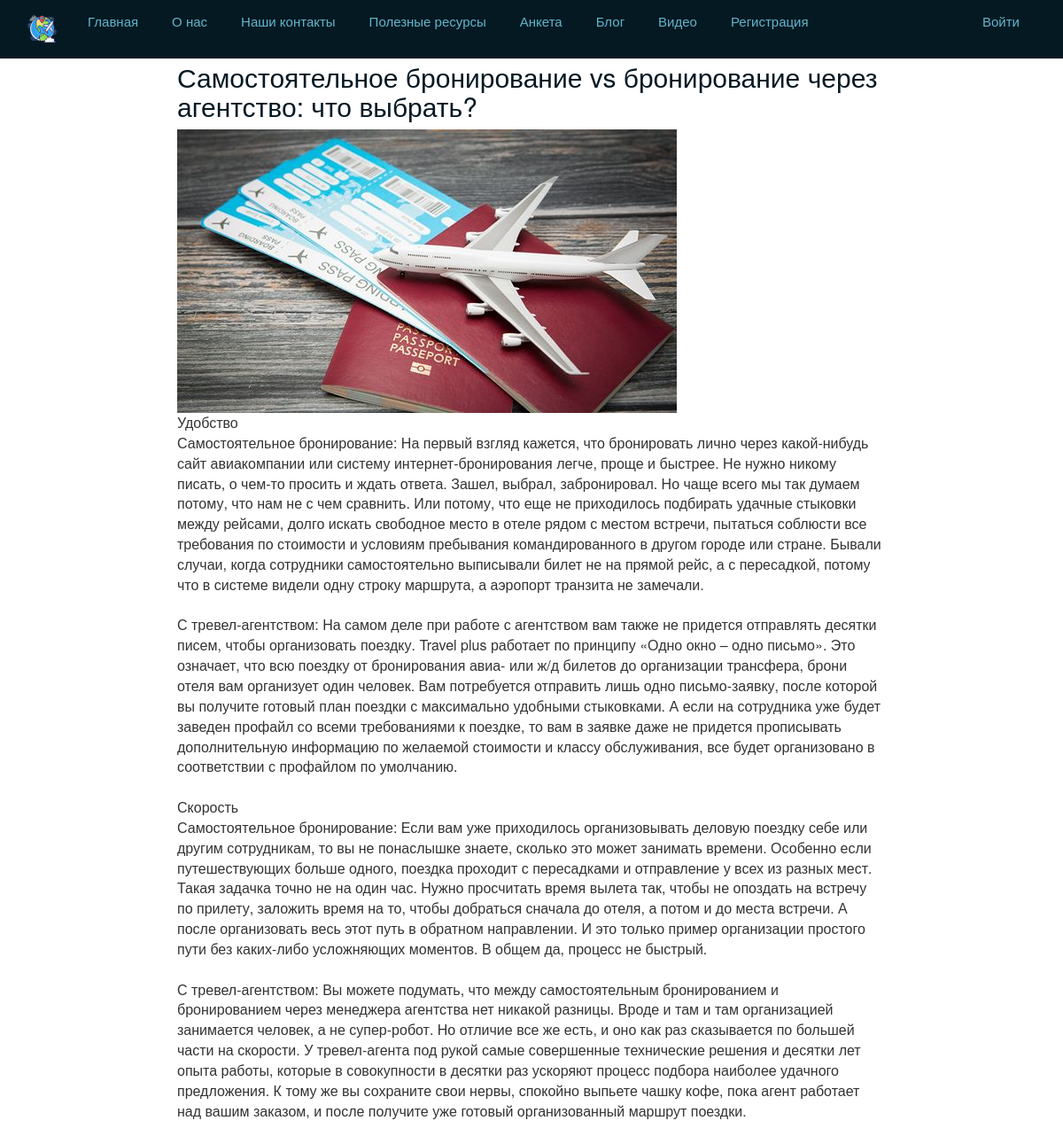
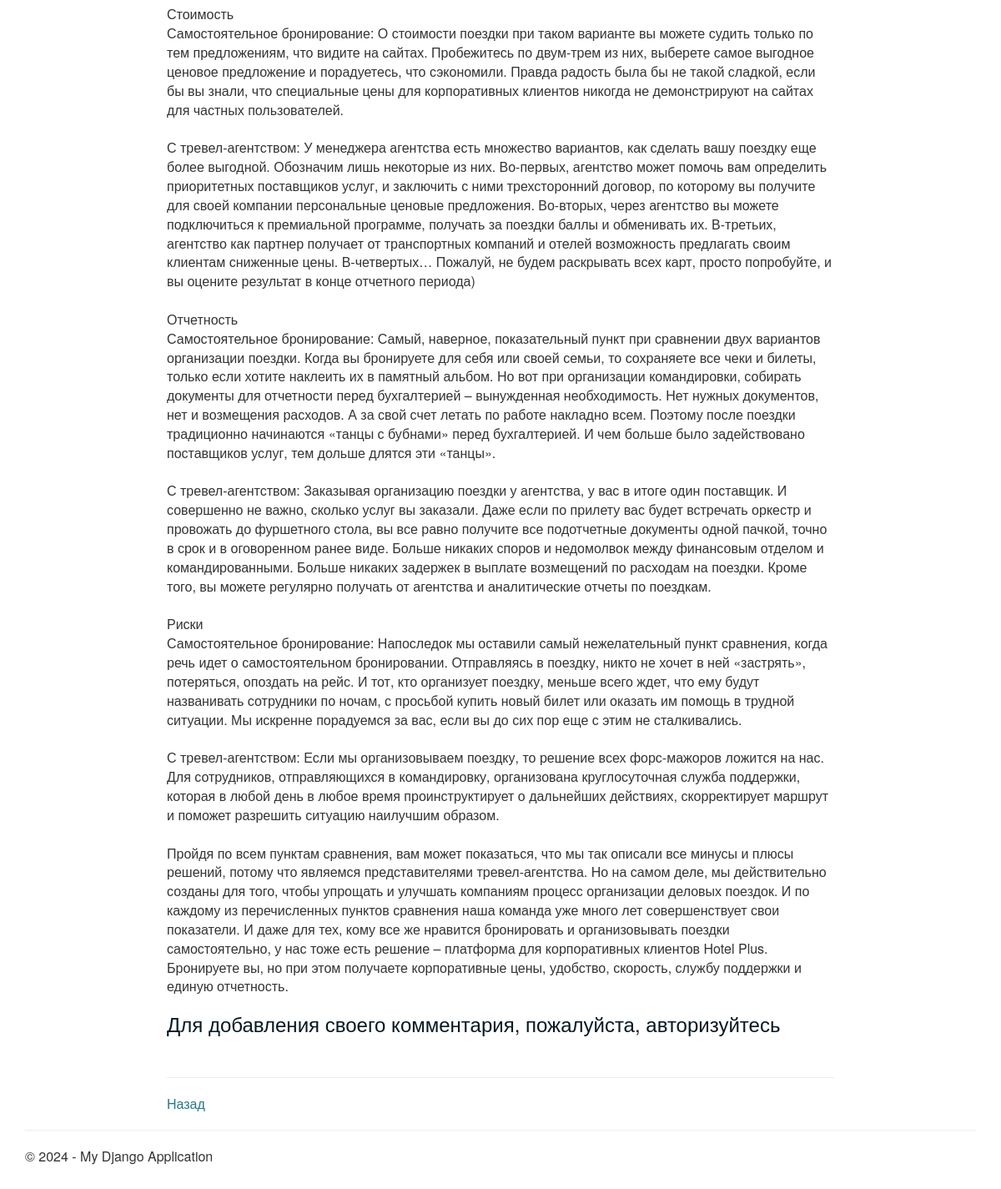
The app's page /blogpost/4/ with its own data (2 pictures, top to bottom).
### app/models.py (models this page shows, shortened)
class Blog(models.Model):
    title = models.CharField(max_length=100, unique=True, verbose_name="Заголовок")
    description = models.TextField(verbose_name="Краткое содержание")
    content = models.TextField(verbose_name="Полное содержание")
    posted = models.DateTimeField(default=datetime.now, db_index=True, verbose_name="Опубликована")
    author = models.ForeignKey(User, null=True, blank=True, on_delete=models.SET_NULL, verbose_name="Автор")
    image = models.FileField(default='temp.jpg', verbose_name="Путь к картинке")
    class Meta:
        ordering = ["-posted"]
        verbose_name = "статья блога"
        verbose_name_plural = "статьи блога"

### app/views.py (the view)
# urls.py: path('blogpost/<int:parametr>/', views.blogpost, name='blogpost'),
def blogpost(request, parametr):
    assert isinstance(request, HttpRequest)
    post_1 = Blog.objects.get(id=parametr)  # запрос на выбор конкретной статьи по параметру
    comments = Comment.objects.filter(post=parametr)
    if request.method == "POST":  # после отправки данных формы на сервер методом POST
        form = CommentForm(request.POST)
        if form.is_valid():
            comment_f = form.save(commit=False)
            comment_f.author = request.user  # добавляем автора комментария
            comment_f.date = datetime.now()  # добавляем текущую дату
            comment_f.post = Blog.objects.get(id=parametr)  # добавляем статью, для которой данный комментарий
            comment_f.save()  # сохраняем комментарий
            return redirect('blogpost', parametr=post_1.id) # переадресация на ту же страницу статьи после отправки комментария
    else:
        form = CommentForm()  # создание формы для ввода комментария
    return render(request, 'app/blogpost.html', {
        'post_1': post_1,  # передача конкретной статьи в шаблон веб-страницы
        'comments': comments,  # передача комментариев в шаблон веб-страницы
        'form': form,  # передача формы в шаблон веб-страницы
        'year': datetime.now().year,
    }
    )

### app/templates/app/blogpost.html (shortened to what this page needs)
{% extends "app/layout.html" %}
{% block content %}
<div class="content">
    <h2>{{ post_1.title }}</h2>
    {% if post_1.image and post_1.image.url != '/media/temp.jpg' %}
    <img src="{{ post_1.image.url }}" alt="Картинка статьи блога" />
    {% endif %}
    <p>{{ post_1.content|linebreaksbr }}</p>
    {% if user.is_authenticated %}
    <h3>Добавить комментарий</h3>
    <form method="POST">
        {% csrf_token %}
        <div>
            {{ form.as_p }}
            <button type="submit" class="save btn btn-default">Отправить комментарий</button>
        </div>
    </form>
    {% else %}
    <h3>Для добавления своего комментария, пожалуйста, авторизуйтесь</h3>
    {% endif %}
    <br />
    <hr />
    <p><a href="{% url 'blog' %}">Назад</a></p>
</div>
{% endblock %}

### app/static/app/content/site.css (style rules this page uses)
body { padding-top: 50px; padding-bottom: 20px; }

### app/templates/app/layout.html (style rules this page uses)
h1, h2, h3 { color: #051923; }
p { font-size: 16px; }
a { text-decoration: none; color: #1f7a8c; }

### app/templates/app/blogpost.html (style rules this page uses)
.content { max-width: 800px; margin: 20px auto; }

### records on screen
Blog: title "Самостоятельное бронирование vs бронирование через агентство: что выбрать?", image (picture), content "Удобство Самостоятельное бронирование: На первый взгляд кажется, что бронировать лично через какой-нибудь сайт авиакомпании или систему интернет-бронирования легче, проще и быстрее. Не нужно никому писать, о чем-то просить и ждать ответа. Зашел, выбрал, забронировал. Но чаще всего мы так думаем потому, что нам не с чем сравнить. Или потому, что еще не приходилось подбирать удачные стыковки между рейсами, долго искать свободное место в отеле рядом с местом встречи, пытаться соблюсти все требования по стоимости и условиям пребывания командированного в другом городе или стране. Бывали случаи, когда сотрудники самостоятельно выписывали билет не на прямой рейс, а с пересадкой, потому что в…"
